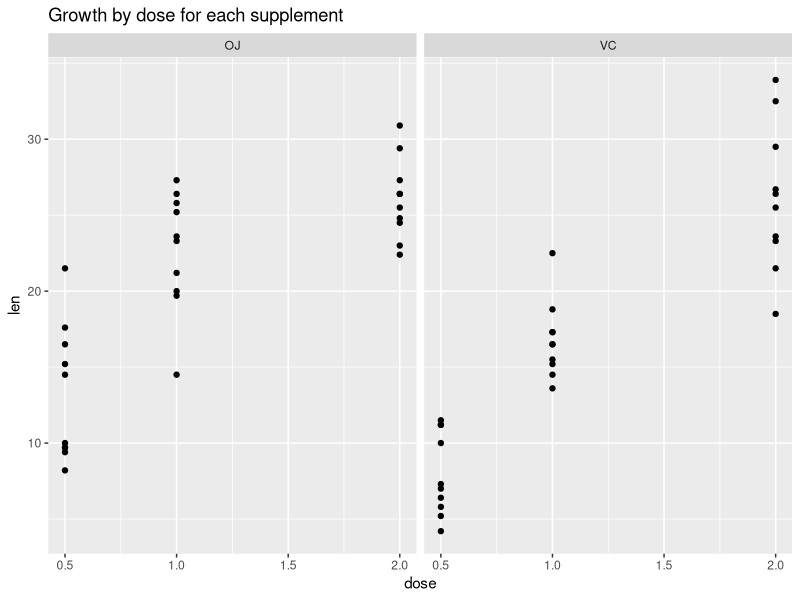
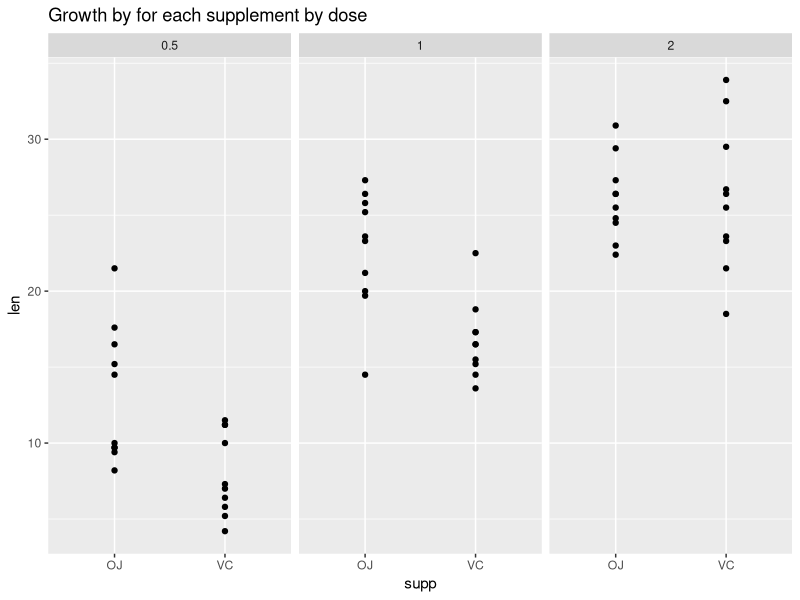

Recreate these plots in R, in order.
## ---- chunk 1
knitr::opts_chunk$set(echo = TRUE)
## ---- chunk 2
library(dplyr)
library(ggplot2)
## ---- chunk 3
grouped_data<-group_by(ToothGrowth,supp,dose)
a<-ggplot(grouped_data,aes(dose,len))+geom_point()+labs(title="Growth by dose for each supplement", ylab = "Length")+facet_grid(.~supp)
a
## ---- chunk 4
a<-ggplot(grouped_data,aes(supp,len))+geom_point()+labs(title="Growth by for each supplement by dose", ylab = "Length")+facet_grid(.~dose)
a
## ---- chunk 5
summarise(grouped_data,mean(len),sd(len),median(len))
## ---- chunk 6
splitdata<-split(ToothGrowth,list(ToothGrowth$supp,ToothGrowth$dose))
print(splitdata)
## ---- chunk 7
t.test(splitdata[["OJ.0.5"]]$len,splitdata[["VC.0.5"]]$len, alternative=c("greater"))
## ---- chunk 8
t.test(splitdata[["OJ.1"]]$len,splitdata[["VC.1"]]$len, alternative=c("greater"))
## ---- chunk 9
t.test(splitdata[["OJ.2"]]$len,splitdata[["VC.2"]]$len)
## ---- chunk 10
splitdata<-split(ToothGrowth,list(ToothGrowth$dose))
print(splitdata)
## ---- chunk 11
t.test(splitdata[["0.5"]]$len,splitdata[["1"]]$len, alternative=c("less"))
## ---- chunk 12
t.test(splitdata[["1"]]$len,splitdata[["2"]]$len, alternative=c("less"))
